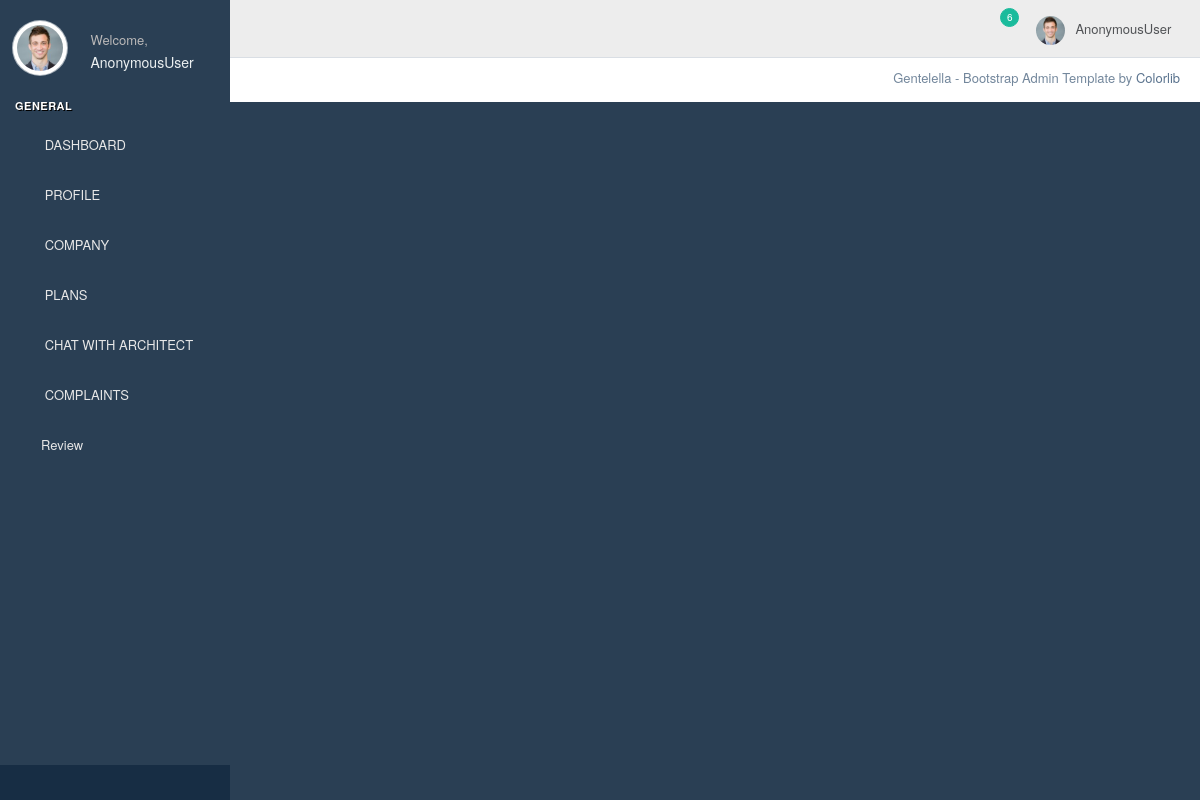
The app's page /viewplans, older data.
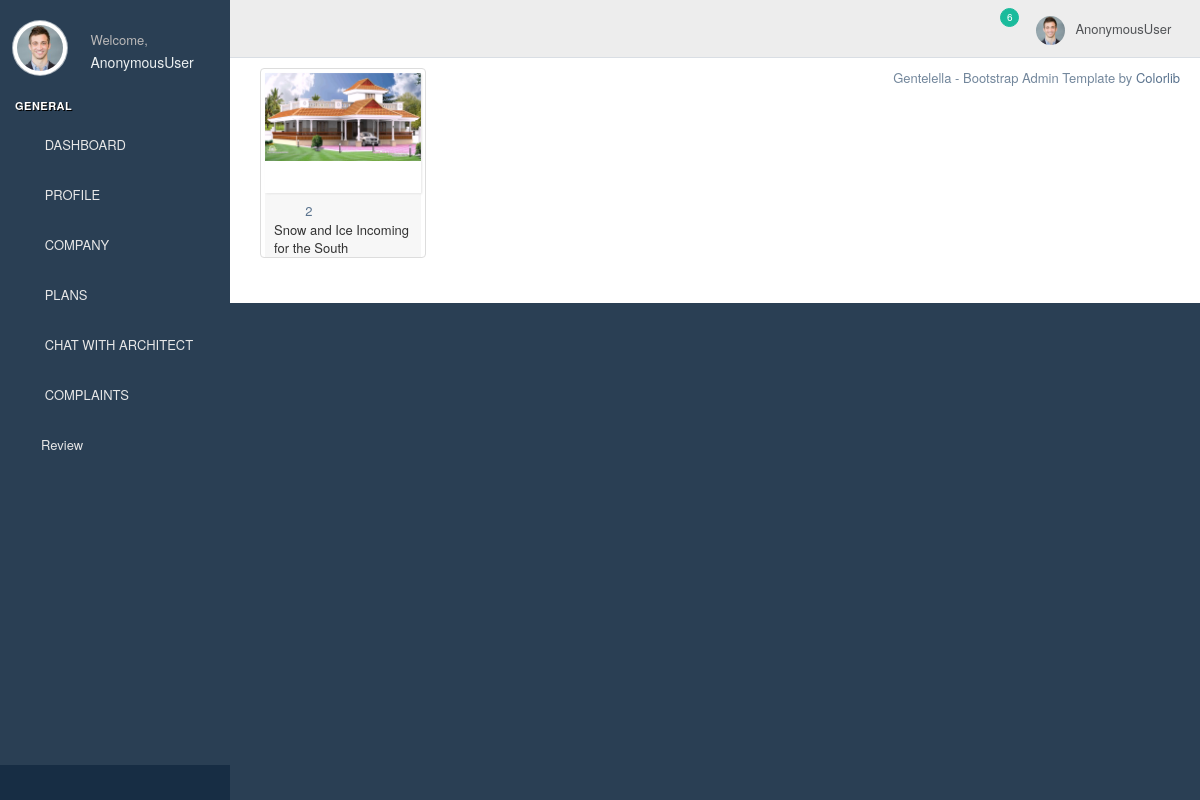
The same page, newer data.
### homeapp/models.py (models this page shows)
class plan_details(models.Model):
    company=models.ForeignKey(Login,on_delete=models.CASCADE,related_name='company_name')
    elevation=models.ImageField(blank=True,null=True)
    twod_plan=models.ImageField(blank=True,null=True)
    threed_plan=models.ImageField(blank=True,null=True)
    rooms=models.IntegerField(null=True,blank=True)
    bathrooms=models.IntegerField(null=True,blank=True)
    area=models.CharField(max_length=1000,null=True,blank=True)

### homeapp/userviews.py (the view)
# urls.py: path('viewplans',userviews.viewplans,name='viewplans'),
def viewplans(request):
    plan=plan_details.objects.all()
    return render(request,'usertemp/viewplans.html',{'plan':plan})

### templates/usertemp/viewplans.html (shortened to what this page needs)
{% extends 'usertemp/uhome.html' %}
{% block content %}
 {% for i in plan %}
                      <div class="col-md-55">
                        <div class="thumbnail">
                          <div class="image view view-first">
                            <img style="width:100%; display: block;" src="{{i.elevation.url}}" alt="image" />
                          </div>
                          <div class="caption">
                              <div class="tools tools-bottom">
                                <a href="#"><i class="fa fa-building" aria-hidden="true"></i></a>
                                <a href="#"><i class="fa fa-bed"></i> 2</a>
                              </div>
                            <p>Snow and Ice Incoming for the South</p>
                          </div>
                        </div>
                      </div>
                        {% endfor %}
{% endblock %}

Row changes from the older to the newer data that the page shows:
added plan_details: elevation (picture)
